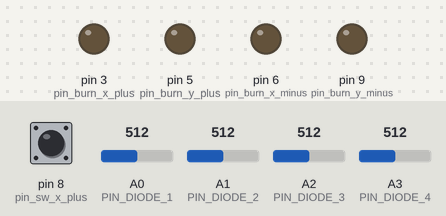
Recording of a sketch running on a simulated Arduino Uno, built with avr-gcc and run on an emulated ATmega328P. On the bench: output pins drawn as LEDs (lit = HIGH). Dashed ring = blinking. The inputs (shaded band) are chosen by the test bench; at power-on: pin 8 (pin_sw_x_plus) LOW, A0 (PIN_DIODE_1) = 512, A1 (PIN_DIODE_2) = 512, A2 (PIN_DIODE_3) = 512, A3 (PIN_DIODE_4) = 512. What the sketch prints to the serial monitor is not drawn.

Above: at 1.4 s.
1.5 s: pin 8 (pin_sw_x_plus) pulled HIGH for 3.2 s
At 2.6 s:
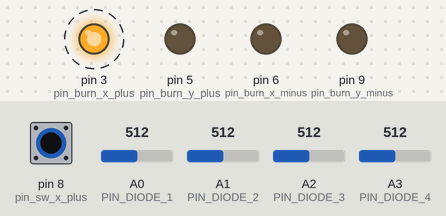
Timing chart, 0 to 5.8 s (numbered marks = the images above; inputs shaded):
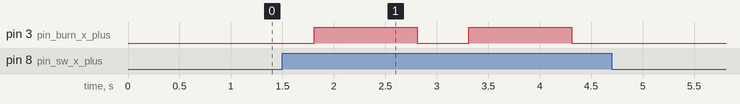

The sketch:

InterStageSat_VB_TEST.ino
```cpp
/**************************************************************************/
/*
Elias Obreque S.

els.obrq@gmail.com
InterStage B Custom v3
*/
/**************************************************************************/


#include "InterStageSat_VB_TEST.h"

PhotoDiodeFSS sensor_fss;

void setup() {

  // debug usb
  Serial.begin(9600);
  Serial.print("Started ...");

  if (asSlave){
    Serial.println(" as Slave");
    Wire.begin(I2C_SLAVE_ADDR_B);
    //Wire.onReceive(readMasterWrite);
    //Wire.onRequest(responseToMasterRead);
  }else{
    array_temp_selected[0] = SENSOR_A1_1_NUM;
    array_temp_selected[1] = SENSOR_A1_2_NUM;
    array_temp_selected[2] = SENSOR_B1_1_NUM;
    array_temp_selected[3] = SENSOR_B1_2_NUM;
    array_temp_selected[4] = SENSOR_B2_1_NUM;
    array_temp_selected[5] = SENSOR_B2_2_NUM;
    Serial.println(" as Master");
    setup_temp_sensors(array_temp_selected);
  }

  setup_burning();
  sensor_fss.Mode();
  sensor_fss.setDefault();
}

void loop() {

  if (asSlave){
    run_loop_for_burn_resistor();
    sensor_fss.run_loop_for_fss();
  }
  else {
    read_sensors();
    print_data_sensors();

    read_sw_state(1);
    activate_resistor(1);

    sensor_fss.read();
    sensor_fss.calc_sun_position();
    sensor_fss.get_sun_vector();
    delay(500);
  }
  delay(100);
}

void readMasterWrite(int howMany){
  cmd_num = Wire.read();
  cmd_value = Wire.read();    // receive byte as an integer

  //Serial.print(cmd_num); Serial.print("\t"); Serial.println(cmd_value);
  cmd2Burn(cmd_num, cmd_value);
  }

void responseToMasterRead(){
  response_from_Burn(cmd_num, cmd_value);
}
```

Burn_resistor_control.cpp
```cpp
#include "Burn_resistor_control.h"
#include <Arduino.h>

int flag_burn_face = 0;

// burn
int face_to_burn;
int current_time;
int period_time = 1000; // milisecond
int attempt_burn = 5;
int state_sw = 0;

void setup_burning(){
	pinMode(pin_sw_x_plus, INPUT);
	pinMode(pin_sw_y_minus, INPUT);
	pinMode(pin_sw_y_plus, INPUT);
	pinMode(pin_sw_y_minus, INPUT);

	pinMode(pin_burn_x_plus, OUTPUT);
	pinMode(pin_burn_x_minus, OUTPUT);
	pinMode(pin_burn_y_plus, OUTPUT);
	pinMode(pin_burn_y_minus, OUTPUT);
}

void run_loop_for_burn_resistor(){
	if (flag_burn_face == 1){
    	activate_resistor(face_to_burn);
    	flag_burn_face = 0;
  }
}

void cmd2Burn(int cmd_num, int cmd_value){
	if (cmd_num == READ_SW_FACE){      // 33
    	read_sw_state(cmd_value);
  	}
  	else if (cmd_num == BURN_FACE){         // 34
    	flag_burn_face = 1;
    	face_to_burn = cmd_value;
  	}
  	else if (cmd_num == SET_BURN){          // 35
    	set_burn_config(cmd_num);
  }
}

void response_from_Burn(int cmd_num, int cmd_value){
	if (cmd_num == READ_SW_FACE){
    	Wire.write((int) cmd_value);
    	Wire.write((int) state_sw);
  	}
}

void read_sw_state(int face){
  if (face == 1){
    state_sw = digitalRead(pin_sw_x_plus);
  }
  else if (face == 2){
    state_sw = digitalRead(pin_sw_y_plus);
  }
  else if (face == 3){
    state_sw = digitalRead(pin_sw_x_minus);
  }
  else if (face == 4){
    state_sw = digitalRead(pin_sw_y_minus);
  }
}

void activate_resistor(int face){
  int selected_pin;
  int active = 0;
  if (face == 1){
    if (digitalRead(pin_sw_x_plus) == 1){
      selected_pin = pin_burn_x_plus;
      active = 1;
    }
  }
  else if (face == 3){
    if (digitalRead(pin_sw_x_minus) == 1){
      selected_pin = pin_burn_x_minus;
      active = 1;
    }
  }
  else if (face == 2){
    if (digitalRead(pin_sw_y_plus) == 1){
      selected_pin = pin_burn_y_plus;
      active = 1;
    }
  }
  else if (face == 4){
    if (digitalRead(pin_sw_y_minus) == 1){
      selected_pin = pin_burn_y_minus;
      active = 1;
    }
  }
  int dt = 100;
  if (active == 1) {
    for (int i=0; i < attempt_burn; i++){
      current_time = 0;
      // Serial.print("Attempt"); Serial.print("\t");
      // Serial.println(i);
      while (current_time < period_time){
        // Serial.print(current_time);
        read_sw_state(face);
        if (state_sw == 1){
          // Serial.print("h");
          digitalWrite(selected_pin, HIGH);
        }
        else{
          // Serial.print("l");
          digitalWrite(selected_pin, LOW);
          break;
        }
        delay(dt);
        current_time = current_time + dt;
      }
      read_sw_state(face);
      digitalWrite(selected_pin, LOW);
      delay(int (period_time / 2));
      // Serial.println("d");
      if (state_sw == 0){break;}
    }
  }
}

void set_burn_config(int cmd_value){
  attempt_burn = cmd_value;
  // Serial.println(attempt_burn);
}
```

Burn_resistor_control.h
```cpp
#include <Wire.h>

#define READ_SW_FACE 33
#define BURN_FACE 34
#define SET_BURN 35

#define pin_sw_x_plus 8
#define pin_sw_x_minus 4
#define pin_sw_y_plus 7
#define pin_sw_y_minus 2

#define pin_burn_x_plus 3
#define pin_burn_x_minus 6
#define pin_burn_y_plus 5
#define pin_burn_y_minus 9

void read_sw_state(int face);
void set_burn_config(int cmd_num);
void activate_resistor(int face);
void setup_burning();
void run_loop_for_burn_resistor();
void cmd2Burn(int cmd_num, int cmd_value);
void response_from_Burn(int cmd_num, int cmd_value);
```

InterStageSat_VB_TEST.h
```cpp
#include <Wire.h>
#include "Burn_resistor_control.h"
#include "PhotoDiodeFSS.h"
#include "Temp_sensors.h"

const byte I2C_SLAVE_ADDR_A = 0x40;
const byte I2C_SLAVE_ADDR_B = 0x41;

int array_temp_selected[num_temp_sensor] = {7, 7, 7, 7, 7, 7};

int cmd_num = 10;
int cmd_value = 5;

bool asSlave = false;
```

PhotoDiodeFSS.cpp
```cpp
#include "PhotoDiodeFSS.h"


void PhotoDiodeFSS::Mode(void){
	pinMode(PIN_DIODE_1, INPUT);
	pinMode(PIN_DIODE_2, INPUT);
	pinMode(PIN_DIODE_3, INPUT);
	pinMode(PIN_DIODE_4, INPUT);

}

void PhotoDiodeFSS::setDefault(){
	rotationT[0][0] = cos(gamma);
	rotationT[0][1] = sin(gamma);
	rotationT[1][0] = -sin(gamma);
	rotationT[1][1] = cos(gamma);
}

void PhotoDiodeFSS::read(){
	pd_measure[0] = analogRead(PIN_DIODE_1);
	pd_measure[1] = analogRead(PIN_DIODE_2);
	pd_measure[2] = analogRead(PIN_DIODE_3);
	pd_measure[3] = analogRead(PIN_DIODE_4);
}

int PhotoDiodeFSS::get_measure(void){
	return pd_measure;
}

void PhotoDiodeFSS::print(){
	for (int i=0; i < 4; i++){
		Serial.print(pd_measure[i]); Serial.print("\t");
	}
	Serial.print("\n");
}

void PhotoDiodeFSS::run_loop_for_fss(){
	if (flag_i2c_sample_fss == 1){
		read();
		calc_sun_position();
	}
}

void PhotoDiodeFSS::calc_sun_position(){
	float A = float(pd_measure[2]);
	float B = float(pd_measure[3]);
	float C = float(pd_measure[1]);
	float D = float(pd_measure[0]);

	// Serial.print(A); Serial.print("-"); Serial.print(B); Serial.print("-");Serial.print(C); Serial.print("-");Serial.println(D);

	float den = (A + B + C + D);
	if (den != 0){
		float xd = (A + B - C -D) / den + x0;
		float yd = (A + D - C -B) / den + y0;
		sun_vector_d[0] = rotationT[0][0] * xd + rotationT[0][1] * yd;
		sun_vector_d[1] = rotationT[1][0] * xd + rotationT[1][1] * yd;

		phi = atan2(sun_vector_d[0], sun_vector_d[1]);
		theta = atan(sqrt(pow(sun_vector_d[0], 2) + pow(sun_vector_d[1], 2)) / h);

	} else {
		// Shadow zone
		sun_vector_d[0] = 2;
		sun_vector_d[1] = 2;

		phi = 0.0;
		theta = - M_PI;
	}

	float xfss = cos(theta);
	float yfss = sin(theta) * cos(phi);
	float zfss = sin(theta) * sin(phi);

	sun_vector_c[0] = xfss;
	sun_vector_c[1] = yfss;
	sun_vector_c[2] = zfss;
}

void PhotoDiodeFSS::get_sun_vector(){
	for (int i = 0; i < 2; i++){
		Serial.print(sun_vector_d[i]); Serial.print("\t");
	}
	Serial.print("\n");

	for (int i = 0; i < 3; i++){
		Serial.print(sun_vector_c[i]); Serial.print("\t");
	}
	Serial.print("\n");
}

void PhotoDiodeFSS::cmd2FSS(int cmd_num){
	if (cmd_num == SAMPLE_SENSORS_FSS){     // 38
		flag_i2c_sample_fss = 1;
	}
	else if (cmd_num == GET_SUN_VECTOR_FSS){ // 39
		flag_i2c_get_fss = 1;
	}
	else if (cmd_num == STOP_SENSORS_FSS){ // 40
		flag_i2c_sample_fss = 0;
	}
}

void PhotoDiodeFSS::response_from_FSS(int cmd_num){
	if (cmd_num == SAMPLE_SENSORS_FSS){  // 38
		Wire.write(0);
	}
	else if (cmd_num == GET_SUN_VECTOR_FSS){ // 39
		Wire.write((byte *) sun_vector_c, sizeof(sun_vector_c));
	}
	else if (cmd_num == STOP_SENSORS_FSS){ // 40
		Wire.write(0);
	}
}
```

PhotoDiodeFSS.h
```cpp
#include "Arduino.h"
#include <math.h>
#include <Wire.h>

#define PIN_DIODE_1 A0 // Pos: -+
#define PIN_DIODE_2 A1 // Pos: ++
#define PIN_DIODE_3 A2 // Pos: -+
#define PIN_DIODE_4 A3 // Pos: +-

#define SAMPLE_SENSORS_FSS 38
#define GET_SUN_VECTOR_FSS 39
#define STOP_SENSORS_FSS 40


class PhotoDiodeFSS
{
private:
	float gamma = 0.0;
	float x0 = 0.0;
	float y0 = 0.0;
	float h = 1.0;
	float phi;
	float theta;
	float rad2deg = 180.0 / M_PI;
	float deg2rad = 1 / rad2deg;
	int flag_i2c_sample_fss = 0;
	int flag_i2c_get_fss = 0;

public:
	// Public Members
	float sun_vector_c[3];
	int pd_measure[4];
	float sun_vector_d[2];
	float rotationT[2][2] = {{0.0, 0.0}, {0.0, 0.0}};

	// Constructor
	PhotoDiodeFSS(){};

	// methods
	void Mode(void);
	void setDefault();
	void read();
	int get_measure(void);
	void calc_sun_vector();
	void calc_sun_position();
	void get_sun_vector();
	void run_loop_for_fss();
	void print(void);
	void cmd2FSS(int cmd_num);
	void response_from_FSS(int cmd_num);
};
```

Temp_sensors.h
```cpp
#include <Wire.h>

// temp
const int num_temp_sensor = 6;

  //  A2 A1 A0 address
  //  0  0  0   0x18  this is the default address
  //  0  0  1   0x19
  //  0  1  0   0x1A
  //  0  1  1   0x1B
  //  1  0  0   0x1C
  //  1  0  1   0x1D
  //  1  1  0   0x1E
  //  1  1  1   0x1F

const byte SENSOR_A1_1_ADDR = 0x18;
const byte SENSOR_A1_2_ADDR = 0x19;
const byte SENSOR_B1_1_ADDR = 0x1A;
const byte SENSOR_B1_2_ADDR = 0x1B;
const byte SENSOR_B2_1_ADDR = 0x1C;
const byte SENSOR_B2_2_ADDR = 0x1D;


const byte SENSOR_ADDR_ARRAY[num_temp_sensor] = {SENSOR_A1_1_ADDR, SENSOR_A1_2_ADDR, SENSOR_B1_1_ADDR, SENSOR_B1_2_ADDR, SENSOR_B2_1_ADDR, SENSOR_B2_2_ADDR};

const int SENSOR_A1_1_NUM = 0;
const int SENSOR_A1_2_NUM = 1;
const int SENSOR_B1_1_NUM = 2;
const int SENSOR_B1_2_NUM = 3;
const int SENSOR_B2_1_NUM = 4;
const int SENSOR_B2_2_NUM = 5;

  // Mode Resolution SampleTime
  //  0    0.5°C       30 ms
  //  1    0.25°C      65 ms
  //  2    0.125°C     130 ms
  //  3    0.0625°C    250 ms

#define START_SENSORS_TEMP 30
#define STOP_SENSORS_TEMP 31
#define GET_TEMP 32
#define SENSORS_TEMP_STATUS 36
#define SAMPLE_TEMP 37

void print_data_sensors();
void read_sensors();
void wake_sensors();
void check_i2c_sensor();
void shutdown_wake_sensor();
void get_resolution();
void init_i2c_sensor();
union temp_sensor_Union;
void setup_temp_sensors(int array_addr[]);
void set_temp_resolution();
void run_loop_for_temp_sensors();
void cmd2Term(int cmd_num, int cmd_value);
void response_from_Temp(int cmd_num);
```

Measured:
- after the input at 1.5 s, pin 3 (pin_burn_x_plus): alternates HIGH for 1.0 s and LOW for 0.50 s, 4 changes in all, then stays LOW, starting after 0.31 s
